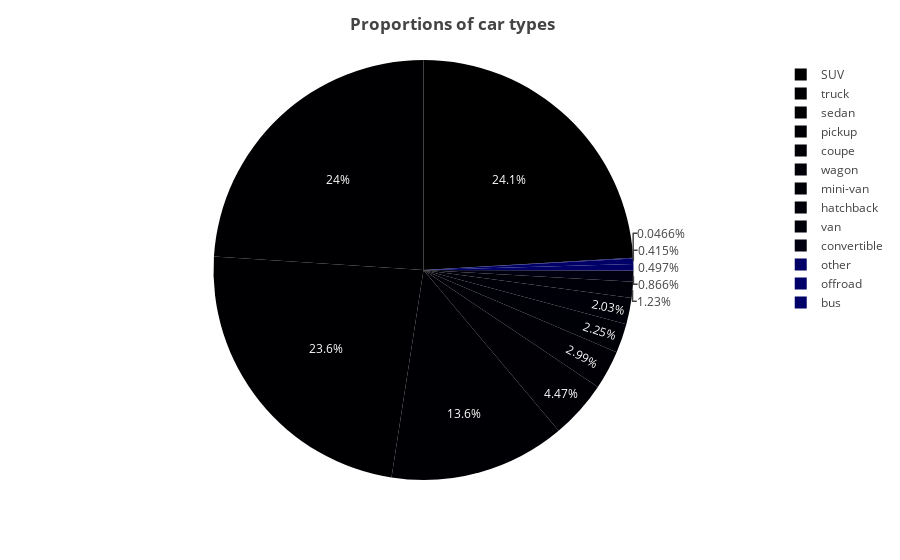

Notebook code cell kept with this figure:
### Code cell
## pie plot Proportions of car bodystyles
pie = px.pie(grouped_cars, values=grouped_cars.id, names=grouped_cars.type)
pie.update_layout(title="<b> Proportions of car types")
st.plotly_chart(pie)
pie

### Figure 1 — Plotly figure (JSON) as saved in the notebook; plotly's stock layout.template omitted (floating-point values rounded to 4 significant figures)
{"data": [{"domain": {"x": [0, 1], "y": [0, 1]}, "hovertemplate": "type=%{label}<br>id=%{value}<extra></extra>", "labels": ["SUV", "bus", "convertible", "coupe", "hatchback", "mini-van", "offroad", "other", "pickup", "sedan", "truck", "van", "wagon"], "legendgroup": "", "name": "", "showlegend": true, "type": "pie", "values": [12405, 24, 446, 2303, 1047, 1161, 214, 256, 6988, 12154, 12353, 633, 1541]}], "layout": {"legend": {"tracegroupgap": 0}, "margin": {"t": 60}, "title": {"text": "<b> Proportions of car types"}}}
